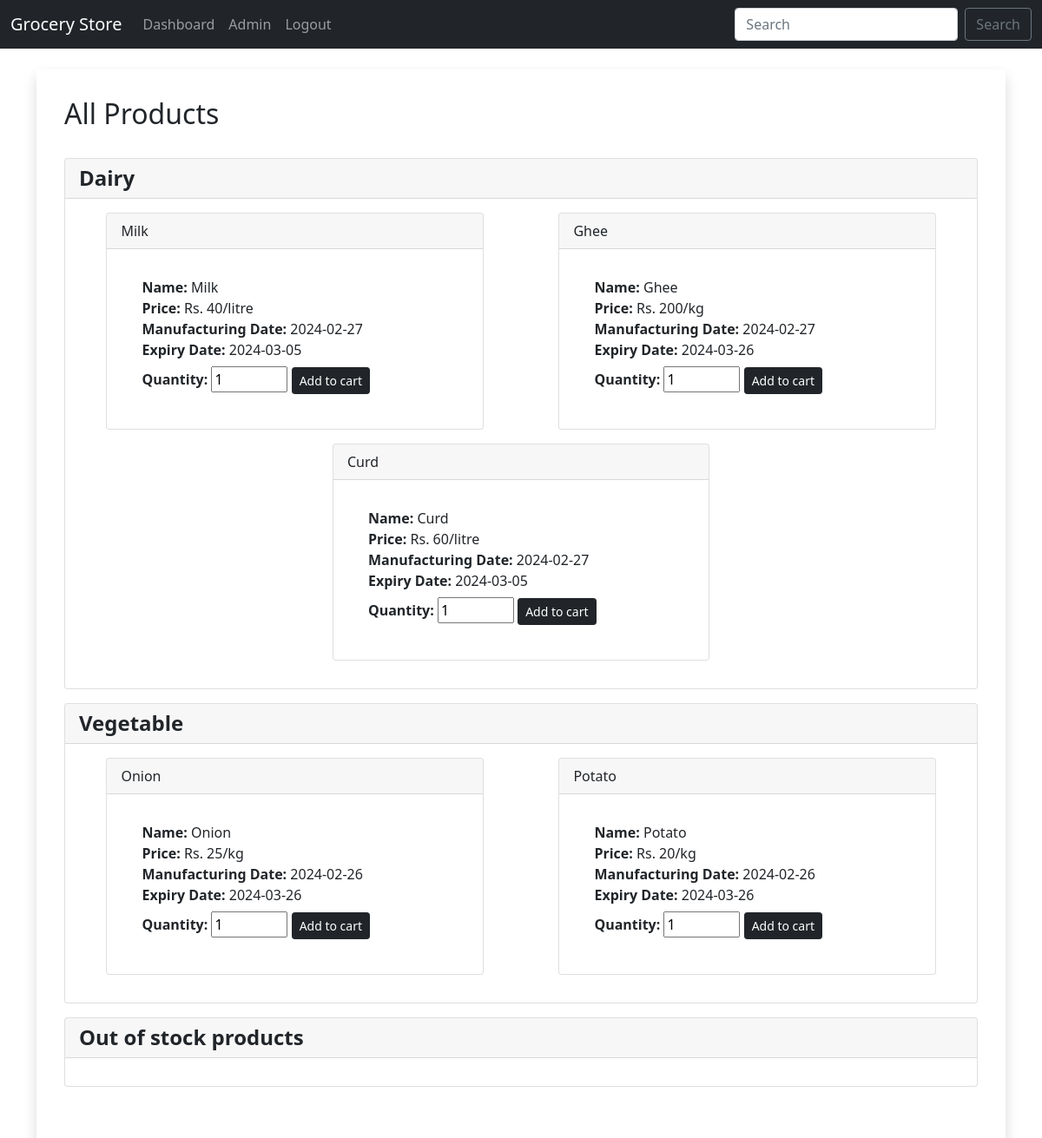
Page /home (signed in) on the committed database.
### models.py (models this page shows, shortened)
class Category(db.Model):
    __tablename__='categories'
    id= db.Column(db.Integer, primary_key=True)
    name= db.Column(db.String, nullable=False, unique= True)

class Product(db.Model):
    __tablename__='products'
    id= db.Column(db.Integer, primary_key=True)
    name= db.Column(db.String, nullable=False, unique= True)
    price= db.Column(db.Integer, nullable=False)
    stock= db.Column(db.Integer, nullable=False)
    manufacturingdate= db.Column(db.DateTime, nullable= True)
    expirydate= db.Column(db.DateTime, nullable= True)
    unit= db.Column(db.String, nullable= False)
    category= db.Column(db.String, nullable= False)
    units_sold= db.Column(db.Integer, default=0)

### routes.py (the view, shortened to what this page needs)
@app.route('/home', methods=['GET', 'POST'])
@login_required
def home():
    products= Product.query.filter().all()
    categories= Category.query.filter().all()
    cart_of_user= Cart.query.filter_by(user_id=current_user.id).all()
    return render_template('home.html', products=products, categories=categories, cart_products=cart_of_user)

### forms.py
class SearchForm(FlaskForm):
	searched = StringField("Searched", validators=[DataRequired()])
	submit = SubmitField("Submit")

### models.py (called while the page is built)
@login_manager.user_loader
def load_user(id):
    return User.query.get(int(id))

### routes.py (called while the page is built)
@app.context_processor
def base():
    form= SearchForm()
    return dict(form=form)

### templates/home.html (shortened to what this page needs)
{% extends 'layout.html' %}
{% block content %}
<div class="shadow p-3 mb-5 bg-body rounded">
	<div class="w-30 p-3 mb-5 bg-body">
		<h2>All Products</h2>
			<br/>
		{% if products %}
		<div>
		{% for category in categories %}
		<div class="card mb-3">
			<h4 class="card-header">
				<b>{{ category.name }}</b>
			</h4>
			<div class="card-body row d-flex justify-content-around">
				{% for product in products %}
				{% if product.category==category.name %}
				{% if product.stock >=1 %}
				<div class="card col-5 mb-3 p-0">
					<div class="card-header">
						{{ product.name }}
					</div>
					<div class="card-body">
						<p class="card-text">
							<div class="container">
								<div class="row">
									<div class="col-12">
								<strong>Name:</strong>
								{{ product.name }}<br/>
								<strong>Price:</strong>
								Rs. {{ product.price }}{{ product.unit.split('.')[1] }}<br/>
								<strong>Manufacturing Date:</strong>
								{{ product.manufacturingdate.date() }}<br/>
								{% if product.expirydate %}
								<strong>Expiry Date:</strong>
								{{ product.expirydate.date() }}<br/>
								{% else %}
								<strong>Expiry Date:</strong>
								No expiry<br/>
								{% endif %}
					<form method="post", action="{{ url_for('home') }}">
						<strong><label for="" class="">Quantity: </label></strong>
						<input type="number" name="quantity" value="1" min="1" max="{{ product.stock }}">
						<button type="submit" class="btn btn-sm btn-dark block my-2">Add to cart</button>
					</form>
				</div>
			</div>
		</div>
	</p>
</div>
</div>
{% endif %}
{% endif %}
{% endfor %}
</div>
</div>
{% endfor %}
</div>
<div class="card mb-3">
	<h4 class="card-header">
		<b>Out of stock products</b>
	</h4>
	<div class="card-body row d-flex justify-content-around">
</div>
</div>
{% else %}
There are no products added yet
<br/>
{% endif %}
</div>
</div>
{% endblock %}

### templates/layout.html (shortened to what this page needs)
<!doctype html>
<html lang="en">
  <head>
    <link href="https://cdn.jsdelivr.net/npm/bootstrap@5.0.2/dist/css/bootstrap.min.css" rel="stylesheet">
  </head>
  <body>
    {% include 'navbar.html' %}
  	<br/>
  	<div class="container">
		{% block content %}
		{% endblock %}
	</div>
  </body>
</html>

### templates/navbar.html (shortened to what this page needs)
<nav class="navbar navbar-expand-lg navbar-dark bg-dark">
    <div class="container-fluid">
      <a class="navbar-brand" href="{{ url_for('home') }}">Grocery Store</a>
      <div class="collapse navbar-collapse" id="navbarSupportedContent">
        <ul class="navbar-nav me-auto mb-2 mb-lg-0">
          {% if current_user.is_authenticated %}
            <li class="nav-item">
              <a class="nav-link" href="{{ url_for('dashboard')}}">Dashboard</a>
            </li>
          {% if current_user.role == 'admin' %}
            <li class="nav-item">
              <a class="nav-link" href="{{ url_for('admin')}}">Admin</a>
            </li>
          {% endif %}
            <li class="nav-item">
              <a class="nav-link" href="{{ url_for('logout')}}">Logout</a>
            </li>
          {% endif %}
        </ul>
        {% if current_user.is_authenticated %}
        <form method="POST" action="{{ url_for('search')}}" class="d-flex">
          <input class="form-control me-2" type="search" placeholder="Search" aria-label="Search" name="searched">
          <button class="btn btn-outline-secondary" type="submit">Search</button>
        </form>
        {% endif %}
      </div>
    </div>
  </nav>

### rows in the picture
Category: name "Dairy"
Product: name "Milk", price "40", unit "/litre", manufacturingdate "2024-02-27", expirydate "2024-03-05"
Product: name "Ghee", price "200", unit "/kg", manufacturingdate "2024-02-27", expirydate "2024-03-26"
Product: name "Curd", price "60", unit "/litre", manufacturingdate "2024-02-27", expirydate "2024-03-05"
Category: name "Vegetable"
Product: name "Onion", price "25", unit "/kg", manufacturingdate "2024-02-26", expirydate "2024-03-26"
Product: name "Potato", price "20", unit "/kg", manufacturingdate "2024-02-26", expirydate "2024-03-26"
